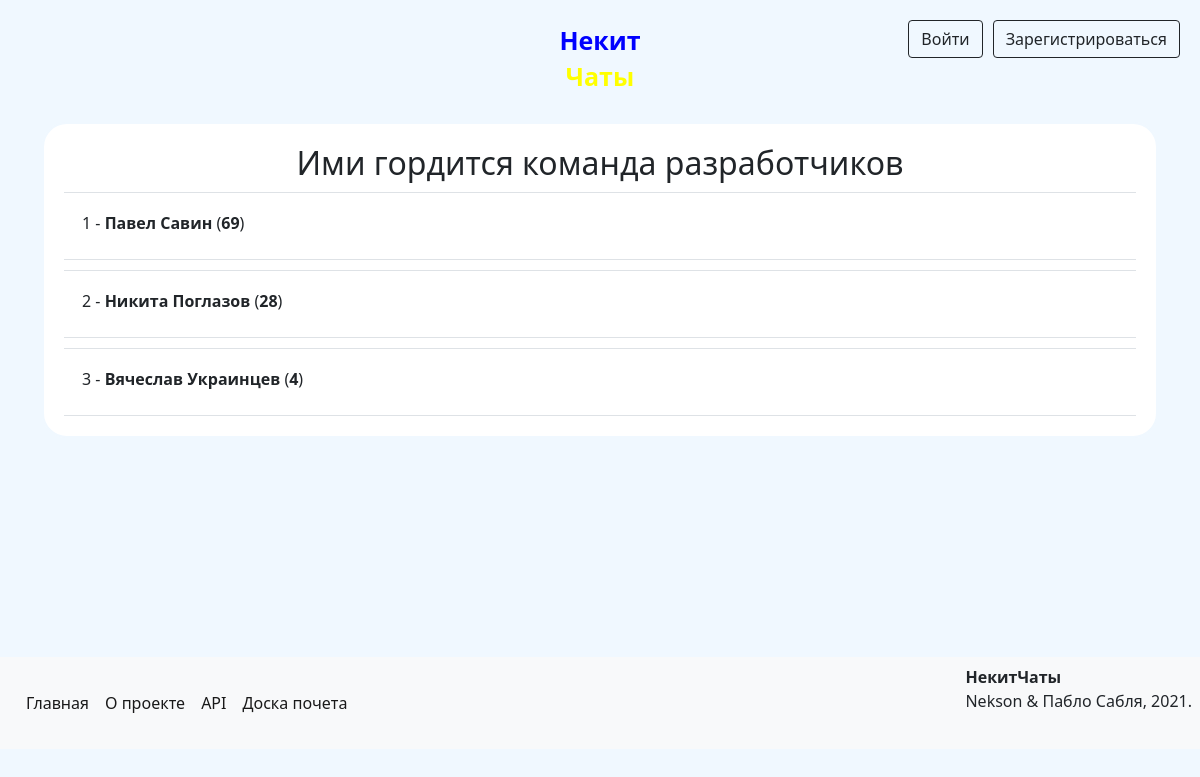
Before: /top with the older database file.
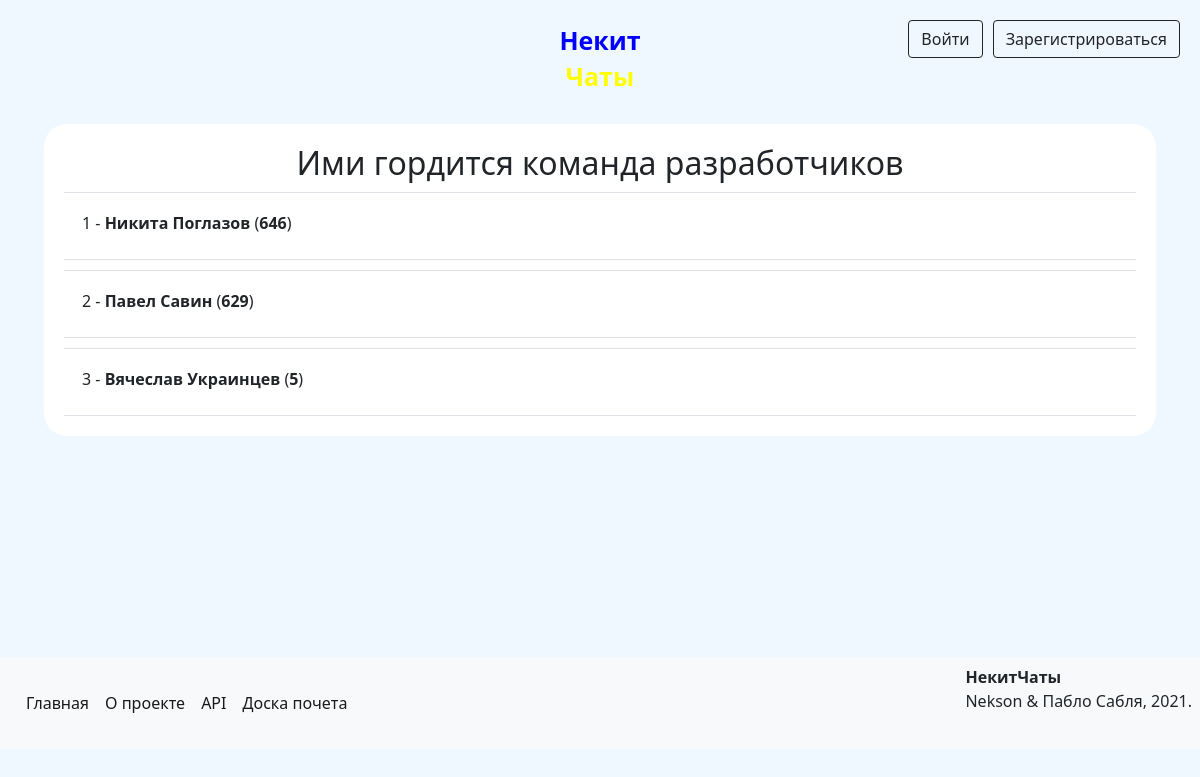
After: the same page with the newer database file.
### data/models/user.py (models this page shows, shortened)
class User(SqlAlchemyBase, UserMixin, SerializerMixin):
    __tablename__ = 'users'
    id = Column(Integer, autoincrement=True, primary_key=True)
    name = Column(Unicode)
    surname = Column(Unicode)
    birthday = Column(DateTime)
    email = Column(String, unique=True)
    phone_number = Column(String, unique=True)
    hashed_password = Column(String)
    registration_time = Column(DateTime, default=datetime.now)
    rating = Column(Integer, default=0)
    rank = Column(Unicode)
    position = Column(Integer)
    advertisements = relationship('Advertisement', back_populates='author')
    interests = relationship('Interest', secondary='users_to_interests', backref='users')

### main.py (the view)
@app.route('/top')
def top():
    session = create_session()
    users = session.query(User).order_by(User.position).filter(User.position <= 100).all()
    return render_template('top.html', top_users=users)

### data/db_session.py (called while the page is built)
def create_session() -> Session:
    global __factory
    return __factory()

### templates/top.html
{% extends "base.html" %}
{% block content %}
    <form>
        <div class="clearfix">
            <h2 align="center">Ими гордится команда разработчиков</h2>
        </div>
        {% for user in top_users %}
            <div class="p-2 border-top border-bottom">
                <div class="clearfix">
                    <a class="text-reset" href="/profile/{{ user.id }}">
                        <p>
                            {{ user.position }} - <b>{{ user.name }} {{ user.surname }}</b> (<b>{{ user.rating }}</b>)
                        </p>
                    </a>
                </div>
            </div>
        {% endfor %}
    </form>
{% endblock %}

Changed rows visible on the page:
changed User "Никита": position "2" → "1"; rating "28" → "646"; moves up the list
changed User "Павел": position "1" → "2"; rating "69" → "629"
changed User "Вячеслав": rating "4" → "5"
